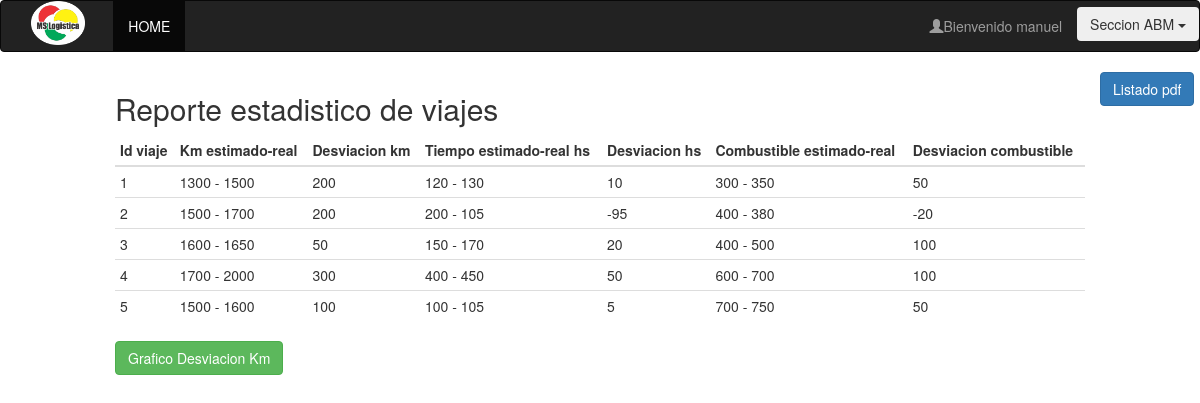
Screenshot of /vistas/admin/consultarReporteViajes.php (signed in) with the database file from the repository.
### tables this page shows
create table administrador(
id int AUTO_INCREMENT primary key,
dni_administrador int unique,
rol varchar(30),
nombre varchar(20),
apellido varchar(20),
telefono int (10),
domicilio varchar (30),
email varchar(30),
id_usuario int
);

create table viaje(
id int AUTO_INCREMENT  primary key,
id_vehiculo int,
id_administrador int,
origen varchar(20),
destino varchar(20),
tipo_de_carga varchar(20),
fecha_de_salida_prevista date,
fecha_de_llegada_prevista date,
tiempo_estimado int,
fecha_de_salida_real date,
fecha_de_llegada_real date,
tiempo_real int,
km_recorridos_previstos int,
km_recorridos_reales int,
combustible_consumido_estimado  int,
combustible_consumido_real int,
estado varchar(20)
);

### modelo/conexion.php (called while the page is built, shortened)
<?php
  class Conexion{
    public static function conectar(){
      $con = mysqli_connect("localhost","root","","logikw");
      return $con;
    }
    public static function getQuery($sql){
      $con = Conexion::conectar();
      $datos = mysqli_query($con, $sql);
      return $datos;
    }
}
?>

### vistas/admin/consultarReporteViajes.php (the view, shortened to what this page needs)
<?php
	if(isset($_SESSION['administrador'])){
		$query = Administrador::getAllForId($_SESSION['administrador']);
		$resultado = Conexion::getQuery($query);
		$admin = mysqli_fetch_assoc($resultado);
	}
	else{
		header("Location: ../../index.php");
	}
?>
<!DOCTYPE html>
<html>
<head>
  <link rel="stylesheet" type="text/css" href="../../css/bootstrap.min.css">
  <link rel="stylesheet" type="text/css" href="../../css/home.css">
</head>
<body>
<nav class="navbar navbar-inverse">
	<div class="col-sm-12">
	    <div class="navbar-header col-sm-1">
	     <img src="../../image/logo.png">
	    </div>
	    <ul class="nav navbar-nav col-sm-4">
	      <li class="active"><a href="<?php echo '../../vistas/adminLogeado.php'; ?>">HOME</a></li>
	    </ul>
		<ul class="dropdown nav navbar-nav navbar-right nombreLogeado" style="padding-top: 0.5%;">
		  <button class="btn dropdown-toggle" type="button" data-toggle="dropdown">Seccion ABM
		  <span class="caret"></span></button>
		</ul>
	    <ul class="nav navbar-nav navbar-right">
	    	<li><a href=""><span class="glyphicon glyphicon-user" ></span>Bienvenido <?php echo $admin['nombre'] ?></a></li>
	    </ul>
	</div>
</nav>
<div class="col-sm-10 col-sm-offset-1">
  <h2>Reporte estadistico de viajes</h2>
  <table class="table table-condensed">
    <thead>
      <tr>
	     <th>Id viaje</th>
        <th>Km estimado-real</th>
        <th>Desviacion km</th>
  <th>Tiempo estimado-real hs</th>
  <th>Desviacion hs </th>
   <th> Combustible estimado-real</th>
      <th> Desviacion combustible </th>
      </tr>
    </thead>
    <tbody>
   	<?php
		$query = "SELECT id,km_recorridos_previstos,km_recorridos_reales,
	km_recorridos_reales-km_recorridos_previstos as desviacion_k,tiempo_estimado,tiempo_real,
tiempo_real-tiempo_estimado as desviacion_t,combustible_consumido_estimado,combustible_consumido_real,combustible_consumido_real-combustible_consumido_estimado as desviacion_c	from viaje";
		$var = Conexion::getQuery($query);
	while($lista = mysqli_fetch_assoc($var)){
	echo "
		 <tr>
		 <td>".$lista['id']."</td>
		 <td>".$lista['km_recorridos_previstos']." - ".$lista['km_recorridos_reales']."</td>
		 <td>".$lista['desviacion_k']."</td>
		 <td>".$lista['tiempo_estimado']." - ".$lista['tiempo_real']."</td>
		 <td>".$lista['desviacion_t']."</td>
		 <td>".$lista['combustible_consumido_estimado']." - ".$lista['combustible_consumido_real']."</td>
		 <td>".$lista['desviacion_c']."</td>
		 </tr> ";
	}
   	?>
    </tbody>
  </table>
  <input type="submit"  class='btn btn-success' value="Grafico Desviacion Km " onclick = "location='grafico.php'"/>
</div>
		<input type="submit"  class='btn btn-primary' value="Listado pdf" onclick = "location='ListadoPdfReporteViajes.php'"/>
</body>
</html>

### css/home.css (style rules this page uses)
body { background-color: #FFFFFF; }
img { margin: 0 auto; }
.navbar-header img { width: 80%; }
.nombreLogeado { padding-top: 200px; }

### rows the page displays
administrador: nombre "manuel"
viaje: id "1", km_recorridos_previstos "1300", km_recorridos_reales "1500", desviacion_k "200", tiempo_estimado "120", tiempo_real "130", desviacion_t "10", combustible_consumido_estimado "300", combustible_consumido_real "350", desviacion_c "50"
viaje: id "2", km_recorridos_previstos "1500", km_recorridos_reales "1700", desviacion_k "200", tiempo_estimado "200", tiempo_real "105", desviacion_t "-95", combustible_consumido_estimado "400", combustible_consumido_real "380", desviacion_c "-20"
viaje: id "3", km_recorridos_previstos "1600", km_recorridos_reales "1650", desviacion_k "50", tiempo_estimado "150", tiempo_real "170", desviacion_t "20", combustible_consumido_estimado "400", combustible_consumido_real "500", desviacion_c "100"
viaje: id "4", km_recorridos_previstos "1700", km_recorridos_reales "2000", desviacion_k "300", tiempo_estimado "400", tiempo_real "450", desviacion_t "50", combustible_consumido_estimado "600", combustible_consumido_real "700", desviacion_c "100"
viaje: id "5", km_recorridos_previstos "1500", km_recorridos_reales "1600", desviacion_k "100", tiempo_estimado "100", tiempo_real "105", desviacion_t "5", combustible_consumido_estimado "700", combustible_consumido_real "750", desviacion_c "50"
